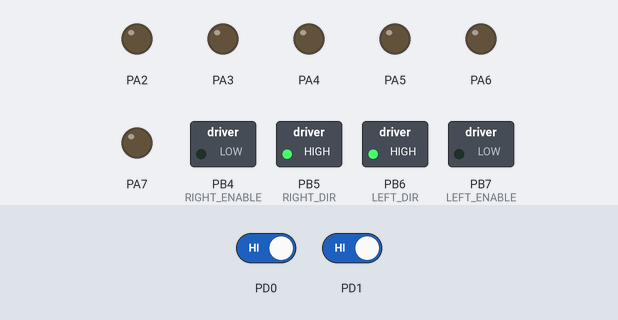
Bench run of a program on a simulated ATmega128, built with avr-gcc and emulated at 16 MHz. Shown: switched loads named in the program (green lamp = pin HIGH), output pins drawn as LEDs (lit = HIGH). The test bench sets the inputs (shaded band); at power-on: PD0 HIGH, PD1 HIGH.

Above: at 1.2 s.
1.3 s: PD0 driven LOW
At 3.1 s:
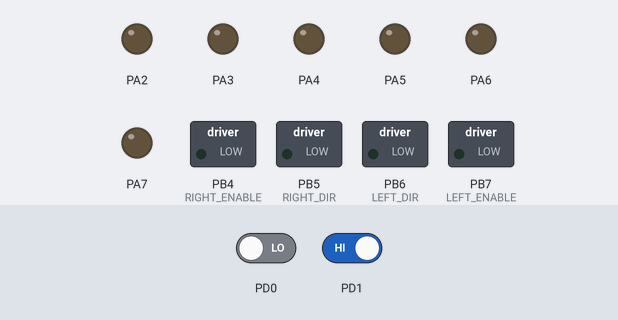
4.3 s: PD1 driven LOW
At 6.42 s:
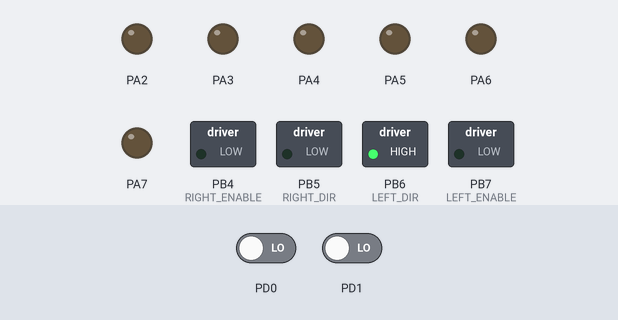
Timing chart, 0 to 8.1 s (numbered marks = the images above; inputs shaded):
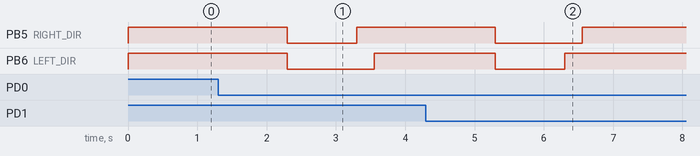

Measured:
- after the input at 1.3 s, PB5 (RIGHT_DIR): HIGH → LOW after 1.0 s, → HIGH 1.0 s later; PB6 (LEFT_DIR): HIGH → LOW after 1.0 s, → HIGH 1.3 s later
- after the input at 4.3 s, PB5 (RIGHT_DIR): HIGH → LOW after 1.0 s, → HIGH 1.3 s later; PB6 (LEFT_DIR): HIGH → LOW after 1.0 s, → HIGH 1.0 s later

The program:

lab2.c
```c
/*
 * lab2.c
 *
 *  Created: 9/25/2012 2:27:20 PM
 *  Author: Robert Phillips III
 */


#define F_CPU 16000000

#include <avr/io.h>
#include <util/delay.h>
#include <avr/interrupt.h>

#define LEFT 3
#define RIGHT 2
#define FORWARD 1
#define REVERSE 0

#define RIGHT_ENABLE PB4
#define LEFT_ENABLE PB7
#define RIGHT_DIR PB5
#define LEFT_DIR PB6

unsigned char left, right;

void setup() {
	left = 0;
	right = 0;

	EICRA = (1 << ISC01) | (1 << ISC11);
	EIMSK = (1 << INT1) | (1 << INT0);

	DDRA = 0b11111100;
	DDRB = 0b11110000;

	PORTB = 0;
	sei();
}

SIGNAL(SIG_INTERRUPT0){
	right = 1;

	return;
}

SIGNAL(SIG_INTERRUPT1){
	left = 1;

	return;
}

void set_right_motor(int dir){
	if(dir == FORWARD){
		PORTB |= (1 << RIGHT_DIR);
		PORTB &= ~(1 << RIGHT_ENABLE);
	}else{
		PORTB &= ~(1 << RIGHT_ENABLE) & ~(1 << RIGHT_DIR);
	}
}

void set_left_motor(int dir){
	if(dir == FORWARD){
		PORTB |= (1 << LEFT_DIR);
		PORTB &= ~(1 << LEFT_ENABLE);
	}else{
		PORTB &= ~(1 << LEFT_ENABLE) & ~(1 << LEFT_DIR);
	}
}

void set_direction(int dir){
	switch(dir){

		case FORWARD:
			set_right_motor(FORWARD);
			set_left_motor(FORWARD);
			break;

		case REVERSE:
			set_right_motor(REVERSE);
			set_left_motor(REVERSE);
			break;

		case LEFT:
			set_right_motor(FORWARD);
			set_left_motor(REVERSE);
			break;

		case RIGHT:
			set_right_motor(REVERSE);
			set_left_motor(FORWARD);
			break;

	}
}

int main(void)
{
	setup();

    while(1) {
        if(right == 1){
			_delay_ms(1000);

			set_direction(REVERSE);
			_delay_ms(1000);

			set_direction(LEFT);
			_delay_ms(250);

			left = 0;
			right = 0;
		}else if(left == 1){
			_delay_ms(1000);

			set_direction(REVERSE);
			_delay_ms(1000);

			set_direction(RIGHT);
			_delay_ms(250);

			left = 0;
			right = 0;
		}else{
			set_direction(FORWARD);
		}

		_delay_ms(1);
    }
}
```
